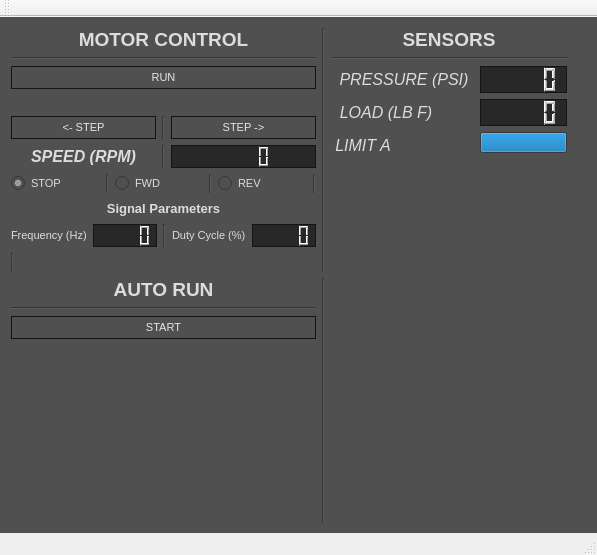
<?xml version="1.0" encoding="UTF-8"?>
<ui version="4.0">
 <class>MainWindow</class>
 <widget class="QMainWindow" name="MainWindow">
  <property name="geometry">
   <rect>
    <x>0</x>
    <y>0</y>
    <width>597</width>
    <height>555</height>
   </rect>
  </property>
  <property name="windowTitle">
   <string>MainWindow</string>
  </property>
  <widget class="QWidget" name="centralWidget">
   <property name="styleSheet">
    <string notr="true">QWidget
{
 background-image: url(:/sa_logo_3d_003);
background-color: rgb(80,80,80);
  color: rgb(220,220,220);
  font-size: 11px;
  outline: none;
}

/**** QWidget (disabled) ****/
QWidget:disabled
{
  color: rgb(40,40,40);
}
</string>
   </property>
   <layout class="QGridLayout" name="gridLayout">
    <item row="0" column="2">
     <layout class="QVBoxLayout" name="verticalLayout">
      <property name="sizeConstraint">
       <enum>QLayout::SetMinimumSize</enum>
      </property>
      <item>
       <widget class="QLabel" name="label_8">
        <property name="text">
         <string>&lt;html&gt;&lt;head/&gt;&lt;body&gt;&lt;p align=&quot;center&quot;&gt;&lt;span style=&quot; font-size:14pt; font-weight:600;&quot;&gt;SENSORS&lt;/span&gt;&lt;/p&gt;&lt;/body&gt;&lt;/html&gt;</string>
        </property>
       </widget>
      </item>
      <item>
       <widget class="Line" name="line_4">
        <property name="orientation">
         <enum>Qt::Horizontal</enum>
        </property>
       </widget>
      </item>
      <item>
       <layout class="QFormLayout" name="formLayout">
        <item row="0" column="0">
         <widget class="QLabel" name="label_6">
          <property name="styleSheet">
           <string notr="true">QLabel
{
  background-color: transparent;
  color: rgb(220,220,220);
  padding: 4px;
}

/**** QLabel (disabled) ****/
QLabel
{
}</string>
          </property>
          <property name="text">
           <string>&lt;html&gt;&lt;head/&gt;&lt;body&gt;&lt;p align=&quot;center&quot;&gt;&lt;span style=&quot; font-size:12pt; font-style:italic;&quot;&gt;PRESSURE (PSI)&lt;/span&gt;&lt;/p&gt;&lt;/body&gt;&lt;/html&gt;</string>
          </property>
         </widget>
        </item>
        <item row="0" column="1">
         <widget class="QLCDNumber" name="pressureLCD">
          <property name="styleSheet">
           <string notr="true">QLCDNumber
{
  background-color: rgb(40,40,40);
  border: 1px solid rgb(20,20,20);
}

/**** QLCDNumber (disabled) ****/
QLCDNumber:disabled
{
  background-color: rgb(120,120,120);
  border: 1px solid rgb(60,60,60);
}</string>
          </property>
         </widget>
        </item>
        <item row="1" column="0">
         <widget class="QLabel" name="label_5">
          <property name="styleSheet">
           <string notr="true">QLabel
{
  background-color: transparent;
  color: rgb(220,220,220);
  padding: 4px;
}

/**** QLabel (disabled) ****/
QLabel
{
}</string>
          </property>
          <property name="text">
           <string>&lt;html&gt;&lt;head/&gt;&lt;body&gt;&lt;p align=&quot;center&quot;&gt;&lt;span style=&quot; font-size:12pt; font-style:italic;&quot;&gt;LOAD (LB F)&lt;/span&gt;&lt;/p&gt;&lt;/body&gt;&lt;/html&gt;</string>
          </property>
         </widget>
        </item>
        <item row="1" column="1">
         <widget class="QLCDNumber" name="loadLCD">
          <property name="sizePolicy">
           <sizepolicy hsizetype="Preferred" vsizetype="Minimum">
            <horstretch>0</horstretch>
            <verstretch>0</verstretch>
           </sizepolicy>
          </property>
          <property name="styleSheet">
           <string notr="true">QLCDNumber
{
  background-color: rgb(40,40,40);
  border: 1px solid rgb(20,20,20);
}

/**** QLCDNumber (disabled) ****/
QLCDNumber:disabled
{
  background-color: rgb(120,120,120);
  border: 1px solid rgb(60,60,60);
}</string>
          </property>
         </widget>
        </item>
        <item row="2" column="0">
         <widget class="QLabel" name="label_7">
          <property name="sizePolicy">
           <sizepolicy hsizetype="Maximum" vsizetype="Preferred">
            <horstretch>0</horstretch>
            <verstretch>0</verstretch>
           </sizepolicy>
          </property>
          <property name="styleSheet">
           <string notr="true">QLabel
{
  background-color: transparent;
  color: rgb(220,220,220);
  padding: 4px;
}

/**** QLabel (disabled) ****/
QLabel
{
}</string>
          </property>
          <property name="text">
           <string>&lt;html&gt;&lt;head/&gt;&lt;body&gt;&lt;p align=&quot;center&quot;&gt;&lt;span style=&quot; font-size:12pt; font-style:italic;&quot;&gt;LIMIT A&lt;/span&gt;&lt;/p&gt;&lt;/body&gt;&lt;/html&gt;</string>
          </property>
          <property name="alignment">
           <set>Qt::AlignCenter</set>
          </property>
         </widget>
        </item>
        <item row="3" column="0">
         <spacer name="horizontalSpacer_3">
          <property name="orientation">
           <enum>Qt::Horizontal</enum>
          </property>
          <property name="sizeHint" stdset="0">
           <size>
            <width>40</width>
            <height>20</height>
           </size>
          </property>
         </spacer>
        </item>
        <item row="4" column="1">
         <spacer name="verticalSpacer_10">
          <property name="orientation">
           <enum>Qt::Vertical</enum>
          </property>
          <property name="sizeHint" stdset="0">
           <size>
            <width>20</width>
            <height>40</height>
           </size>
          </property>
         </spacer>
        </item>
        <item row="2" column="1">
         <widget class="QProgressBar" name="limitPosition">
          <property name="maximum">
           <number>100</number>
          </property>
          <property name="value">
           <number>100</number>
          </property>
          <property name="format">
           <string notr="true"/>
          </property>
         </widget>
        </item>
       </layout>
      </item>
     </layout>
    </item>
    <item row="1" column="0">
     <layout class="QVBoxLayout" name="verticalLayout_3">
      <item>
       <widget class="QLabel" name="label_3">
        <property name="text">
         <string>&lt;html&gt;&lt;head/&gt;&lt;body&gt;&lt;p align=&quot;center&quot;&gt;&lt;span style=&quot; font-size:14pt; font-weight:600;&quot;&gt;AUTO RUN&lt;/span&gt;&lt;/p&gt;&lt;/body&gt;&lt;/html&gt;</string>
        </property>
       </widget>
      </item>
      <item>
       <widget class="Line" name="line_6">
        <property name="orientation">
         <enum>Qt::Horizontal</enum>
        </property>
       </widget>
      </item>
      <item>
       <widget class="QPushButton" name="pushButton">
        <property name="styleSheet">
         <string notr="true">QPushButton
{
  background-color: qlineargradient(x1: 0, y1: 0, x2: 0, y2: 1,
                                    stop: 0 rgb(120,120,120), stop: 1 rgb(80,80,80));
  border: 1px solid rgb(20,20,20);
  color: rgb(230,230,230);
  padding: 4px 8px;
}

QPushButton:hover
{
  background-color: rgb(70,110,130);
}

QPushButton:pressed
{
  border-color: rgb(90,200,255);
  padding: 1px -1px -1px 1px;
}

/**** QPushButton (checkable) ****/
QPushButton:checked
{
  background-color: qlineargradient(x1: 0, y1: 0, x2: 0, y2: 1,
                                    stop: 0 rgb(40,150,200), stop: 1 rgb(90,200,255));
  color: rgb(20,20,20);
}

QPushButton:checked:hover
{
  background-color: rgb(70,110,130);
}

/**** QPushButton (disabled) ****/
QPushButton:disabled
{
  background-color: qlineargradient(x1: 0, y1: 0, x2: 0, y2: 1,
                                    stop: 0 rgb(160,160,160), stop: 1 rgb(120,120,120));
  border-color: rgb(60,60,60);
  color: rgb(40,40,40);
}</string>
        </property>
        <property name="text">
         <string>START</string>
        </property>
       </widget>
      </item>
      <item>
       <spacer name="verticalSpacer">
        <property name="orientation">
         <enum>Qt::Vertical</enum>
        </property>
        <property name="sizeHint" stdset="0">
         <size>
          <width>20</width>
          <height>40</height>
         </size>
        </property>
       </spacer>
      </item>
     </layout>
    </item>
    <item row="1" column="2">
     <spacer name="horizontalSpacer">
      <property name="orientation">
       <enum>Qt::Horizontal</enum>
      </property>
      <property name="sizeHint" stdset="0">
       <size>
        <width>40</width>
        <height>20</height>
       </size>
      </property>
     </spacer>
    </item>
    <item row="0" column="3">
     <spacer name="horizontalSpacer_2">
      <property name="orientation">
       <enum>Qt::Horizontal</enum>
      </property>
      <property name="sizeHint" stdset="0">
       <size>
        <width>40</width>
        <height>20</height>
       </size>
      </property>
     </spacer>
    </item>
    <item row="0" column="0">
     <layout class="QVBoxLayout" name="MotorLayout">
      <item>
       <widget class="QLabel" name="label_2">
        <property name="styleSheet">
         <string notr="true"/>
        </property>
        <property name="text">
         <string>&lt;html&gt;&lt;head/&gt;&lt;body&gt;&lt;p align=&quot;center&quot;&gt;&lt;span style=&quot; font-size:14pt; font-weight:600;&quot;&gt;MOTOR CONTROL&lt;/span&gt;&lt;/p&gt;&lt;/body&gt;&lt;/html&gt;</string>
        </property>
       </widget>
      </item>
      <item>
       <widget class="Line" name="line_3">
        <property name="orientation">
         <enum>Qt::Horizontal</enum>
        </property>
       </widget>
      </item>
      <item>
       <widget class="QPushButton" name="motorRunBtn">
        <property name="styleSheet">
         <string notr="true">QPushButton
{
  background-color: qlineargradient(x1: 0, y1: 0, x2: 0, y2: 1,
                                    stop: 0 rgb(120,120,120), stop: 1 rgb(80,80,80));
  border: 1px solid rgb(20,20,20);
  color: rgb(230,230,230);
  padding: 4px 8px;
}

QPushButton:hover
{
  background-color: rgb(70,110,130);
}

QPushButton:pressed
{
  border-color: rgb(90,200,255);
  padding: 1px -1px -1px 1px;
}

/**** QPushButton (checkable) ****/
QPushButton:checked
{
  background-color: qlineargradient(x1: 0, y1: 0, x2: 0, y2: 1,
                                    stop: 0 rgb(40,150,200), stop: 1 rgb(90,200,255));
  color: rgb(20,20,20);
}

QPushButton:checked:hover
{
  background-color: rgb(70,110,130);
}

/**** QPushButton (disabled) ****/
QPushButton:disabled
{
  background-color: qlineargradient(x1: 0, y1: 0, x2: 0, y2: 1,
                                    stop: 0 rgb(160,160,160), stop: 1 rgb(120,120,120));
  border-color: rgb(60,60,60);
  color: rgb(40,40,40);
}</string>
        </property>
        <property name="text">
         <string>RUN</string>
        </property>
        <property name="checkable">
         <bool>true</bool>
        </property>
        <property name="autoDefault">
         <bool>false</bool>
        </property>
       </widget>
      </item>
      <item>
       <widget class="QSlider" name="motorSpeedSlider">
        <property name="styleSheet">
         <string notr="true">QSlider
{
  background-color: transparent;
}

QSlider::groove
{
  border-radius: 2px;
}

QSlider::handle
{
  background-color: qlineargradient(x1: 0, y1: 0, x2: 0, y2: 1,
                                    stop: 0 rgb(40,150,200), stop: 1 rgb(90,200,255));
  border-radius: 8px;
}

/**** QSlider (horizontal) ****/
QSlider::groove:horizontal
{
  background-color: qlineargradient(x1: 0, y1: 0, x2: 0, y2: 1,
                                    stop: 0 rgb(160,160,160), stop: 1 rgb(80,80,80));
  height: 4px;
}

QSlider::handle:horizontal
{
  margin: -6px 0;
  width: 16px;
}

QSlider::groove:horizontal:hover
{
  background-color: rgb(70,110,130);
}

/**** QSlider (vertical) ****/
QSlider::groove:vertical
{
  background-color: qlineargradient(x1: 0, y1: 0, x2: 1, y2: 0,
                                    stop: 0 rgb(160,160,160), stop: 1 rgb(80,80,80));
  width: 4px;
}

QSlider::handle:vertical
{
  margin: 0 -6px;
  height: 16px;
}

QSlider::groove:vertical:hover
{
  background-color: rgb(70,110,130);
}

/**** QSlider (disabled) ****/
QSlider::handle:disabled
{
  background-color: qlineargradient(x1: 0, y1: 0, x2: 0, y2: 1,
                                    stop: 0 rgb(160,160,160), stop: 1 rgb(120,120,120));
}</string>
        </property>
        <property name="orientation">
         <enum>Qt::Horizontal</enum>
        </property>
       </widget>
      </item>
      <item>
       <layout class="QHBoxLayout" name="horizontalLayout_4">
        <item>
         <widget class="QPushButton" name="pushButton_3">
          <property name="styleSheet">
           <string notr="true">QPushButton
{
  background-color: qlineargradient(x1: 0, y1: 0, x2: 0, y2: 1,
                                    stop: 0 rgb(120,120,120), stop: 1 rgb(80,80,80));
  border: 1px solid rgb(20,20,20);
  color: rgb(230,230,230);
  padding: 4px 8px;
}

QPushButton:hover
{
  background-color: rgb(70,110,130);
}

QPushButton:pressed
{
  border-color: rgb(90,200,255);
  padding: 1px -1px -1px 1px;
}

/**** QPushButton (checkable) ****/
QPushButton:checked
{
  background-color: qlineargradient(x1: 0, y1: 0, x2: 0, y2: 1,
                                    stop: 0 rgb(40,150,200), stop: 1 rgb(90,200,255));
  color: rgb(20,20,20);
}

QPushButton:checked:hover
{
  background-color: rgb(70,110,130);
}

/**** QPushButton (disabled) ****/
QPushButton:disabled
{
  background-color: qlineargradient(x1: 0, y1: 0, x2: 0, y2: 1,
                                    stop: 0 rgb(160,160,160), stop: 1 rgb(120,120,120));
  border-color: rgb(60,60,60);
  color: rgb(40,40,40);
}</string>
          </property>
          <property name="text">
           <string>&lt;- STEP</string>
          </property>
         </widget>
        </item>
        <item>
         <widget class="Line" name="line_12">
          <property name="orientation">
           <enum>Qt::Vertical</enum>
          </property>
         </widget>
        </item>
        <item>
         <widget class="QPushButton" name="pushButton_2">
          <property name="styleSheet">
           <string notr="true">QPushButton
{
  background-color: qlineargradient(x1: 0, y1: 0, x2: 0, y2: 1,
                                    stop: 0 rgb(120,120,120), stop: 1 rgb(80,80,80));
  border: 1px solid rgb(20,20,20);
  color: rgb(230,230,230);
  padding: 4px 8px;
}

QPushButton:hover
{
  background-color: rgb(70,110,130);
}

QPushButton:pressed
{
  border-color: rgb(90,200,255);
  padding: 1px -1px -1px 1px;
}

/**** QPushButton (checkable) ****/
QPushButton:checked
{
  background-color: qlineargradient(x1: 0, y1: 0, x2: 0, y2: 1,
                                    stop: 0 rgb(40,150,200), stop: 1 rgb(90,200,255));
  color: rgb(20,20,20);
}

QPushButton:checked:hover
{
  background-color: rgb(70,110,130);
}

/**** QPushButton (disabled) ****/
QPushButton:disabled
{
  background-color: qlineargradient(x1: 0, y1: 0, x2: 0, y2: 1,
                                    stop: 0 rgb(160,160,160), stop: 1 rgb(120,120,120));
  border-color: rgb(60,60,60);
  color: rgb(40,40,40);
}</string>
          </property>
          <property name="text">
           <string>STEP -&gt;</string>
          </property>
         </widget>
        </item>
       </layout>
      </item>
      <item>
       <layout class="QHBoxLayout" name="horizontalLayout_3">
        <item>
         <widget class="QLabel" name="motorSpeedLabel">
          <property name="text">
           <string>&lt;html&gt;&lt;head/&gt;&lt;body&gt;&lt;p align=&quot;center&quot;&gt;&lt;span style=&quot; font-size:12pt; font-weight:600; font-style:italic;&quot;&gt;SPEED (RPM)&lt;/span&gt;&lt;/p&gt;&lt;/body&gt;&lt;/html&gt;</string>
          </property>
         </widget>
        </item>
        <item>
         <widget class="Line" name="line_2">
          <property name="orientation">
           <enum>Qt::Vertical</enum>
          </property>
         </widget>
        </item>
        <item>
         <widget class="QLCDNumber" name="motorLCD">
          <property name="styleSheet">
           <string notr="true">QLCDNumber
{
  background-color: rgb(40,40,40);
  border: 1px solid rgb(20,20,20);
}

/**** QLCDNumber (disabled) ****/
QLCDNumber:disabled
{
  background-color: rgb(120,120,120);
  border: 1px solid rgb(60,60,60);
}</string>
          </property>
         </widget>
        </item>
       </layout>
      </item>
      <item>
       <layout class="QHBoxLayout" name="horizontalLayout">
        <item>
         <widget class="QRadioButton" name="motorRadioStop">
          <property name="styleSheet">
           <string notr="true"/>
          </property>
          <property name="text">
           <string>STOP</string>
          </property>
          <property name="checked">
           <bool>true</bool>
          </property>
         </widget>
        </item>
        <item>
         <widget class="Line" name="line_9">
          <property name="orientation">
           <enum>Qt::Vertical</enum>
          </property>
         </widget>
        </item>
        <item>
         <widget class="QRadioButton" name="motorRadioFWD">
          <property name="styleSheet">
           <string notr="true"/>
          </property>
          <property name="text">
           <string>FWD</string>
          </property>
         </widget>
        </item>
        <item>
         <widget class="Line" name="line">
          <property name="orientation">
           <enum>Qt::Vertical</enum>
          </property>
         </widget>
        </item>
        <item>
         <widget class="QRadioButton" name="motorRadioREV">
          <property name="styleSheet">
           <string notr="true"/>
          </property>
          <property name="text">
           <string>REV</string>
          </property>
         </widget>
        </item>
        <item>
         <widget class="Line" name="line_8">
          <property name="orientation">
           <enum>Qt::Vertical</enum>
          </property>
         </widget>
        </item>
       </layout>
      </item>
      <item>
       <widget class="QLabel" name="label">
        <property name="text">
         <string>&lt;html&gt;&lt;head/&gt;&lt;body&gt;&lt;p align=&quot;center&quot;&gt;&lt;span style=&quot; font-size:10pt; font-weight:600;&quot;&gt;Signal Parameters&lt;/span&gt;&lt;/p&gt;&lt;/body&gt;&lt;/html&gt;</string>
        </property>
       </widget>
      </item>
      <item>
       <layout class="QHBoxLayout" name="horizontalLayout_2">
        <item>
         <widget class="QLabel" name="label_4">
          <property name="text">
           <string>Frequency (Hz)</string>
          </property>
         </widget>
        </item>
        <item>
         <widget class="QLCDNumber" name="motorFreqLCD">
          <property name="styleSheet">
           <string notr="true">QLCDNumber
{
  background-color: rgb(40,40,40);
  border: 1px solid rgb(20,20,20);
}

/**** QLCDNumber (disabled) ****/
QLCDNumber:disabled
{
  background-color: rgb(120,120,120);
  border: 1px solid rgb(60,60,60);
}</string>
          </property>
         </widget>
        </item>
        <item>
         <widget class="Line" name="line_7">
          <property name="orientation">
           <enum>Qt::Vertical</enum>
          </property>
         </widget>
        </item>
        <item>
         <widget class="QLabel" name="label_9">
          <property name="text">
           <string>Duty Cycle (%)</string>
          </property>
         </widget>
        </item>
        <item>
         <widget class="QLCDNumber" name="motorDutyLCD">
          <property name="styleSheet">
           <string notr="true">QLCDNumber
{
  background-color: rgb(40,40,40);
  border: 1px solid rgb(20,20,20);
}

/**** QLCDNumber (disabled) ****/
QLCDNumber:disabled
{
  background-color: rgb(120,120,120);
  border: 1px solid rgb(60,60,60);
}</string>
          </property>
         </widget>
        </item>
       </layout>
      </item>
      <item>
       <widget class="Line" name="line_10">
        <property name="orientation">
         <enum>Qt::Vertical</enum>
        </property>
       </widget>
      </item>
     </layout>
    </item>
    <item row="0" column="1">
     <widget class="Line" name="line_5">
      <property name="orientation">
       <enum>Qt::Vertical</enum>
      </property>
     </widget>
    </item>
    <item row="1" column="1">
     <widget class="Line" name="line_11">
      <property name="orientation">
       <enum>Qt::Vertical</enum>
      </property>
     </widget>
    </item>
   </layout>
  </widget>
  <widget class="QToolBar" name="mainToolBar">
   <attribute name="toolBarArea">
    <enum>TopToolBarArea</enum>
   </attribute>
   <attribute name="toolBarBreak">
    <bool>false</bool>
   </attribute>
  </widget>
  <widget class="QStatusBar" name="statusBar"/>
 </widget>
 <layoutdefault spacing="6" margin="11"/>
 <resources/>
 <connections/>
</ui>
